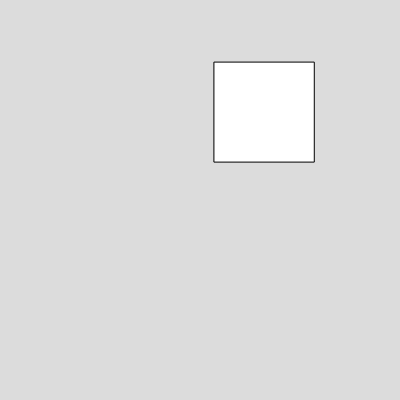
Frame 1 (no input)
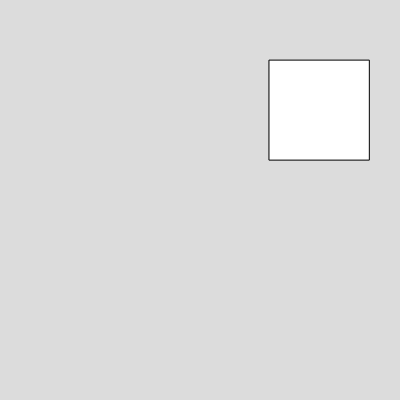
Frame 60 (no input)
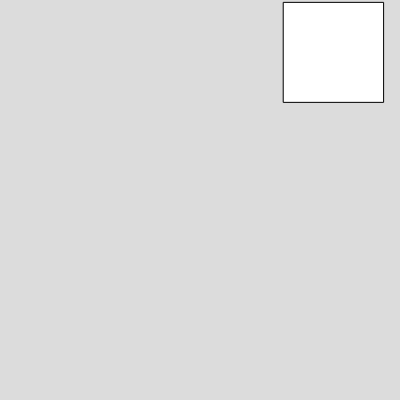
Frame 120 (the mouse pressed at the canvas centre since frame 60)

The p5.js sketch that drew these frames (run headless with seeded random() and noise() and a simulated clock; from frame 60 on, the mouse is pressed at the canvas centre):

// p5.js sketch
// ── sketch.js
/*
  Objetos como estructura de datos.

  Aunque el ejemplo sea trivial con el objeto guardamos toda
  la informacion (posición y tamaño) en un solo lugar. Luego,
  cuando veamos cómo crear clases va a tener más sentido.
*/

const c = { x: 0, y: 0, w: 100, h: 100 };


function setup() {
  createCanvas(400, 400);
  // frameRate(30);
}

function draw() {
  background(220);

  /*
    Descomentar solo la función que se quiere ver.
  */
  mov1();
  // mov2();
  // mov3();

  rect(c.x, c.y, c.w, c.h);
}

function mov1() {
  // Random
  c.x = random(0, width - c.w);
  c.y = random(0, height - c.h);
}

function mov2() {
  // Lineal
  c.x = (c.x + 1) % (width - c.w);
  c.y = (c.y + 1) % (height - c.h);
}

function mov3() {
  // Otro movimiento.
}
